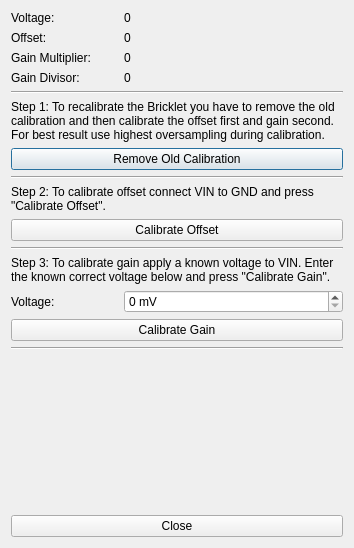
<?xml version="1.0" encoding="UTF-8"?>
<ui version="4.0">
 <class>Calibration</class>
 <widget class="QDialog" name="Calibration">
  <property name="geometry">
   <rect>
    <x>0</x>
    <y>0</y>
    <width>354</width>
    <height>548</height>
   </rect>
  </property>
  <property name="windowTitle">
   <string>Analog In Bricklet 3.0 Calibration</string>
  </property>
  <layout class="QVBoxLayout" name="verticalLayout_2">
   <item>
    <layout class="QGridLayout" name="grid">
     <item row="6" column="0" colspan="3">
      <widget class="QPushButton" name="button_cal_remove">
       <property name="text">
        <string>Remove Old Calibration</string>
       </property>
      </widget>
     </item>
     <item row="4" column="0" colspan="3">
      <widget class="Line" name="line_3">
       <property name="orientation">
        <enum>Qt::Horizontal</enum>
       </property>
      </widget>
     </item>
     <item row="10" column="0" colspan="3">
      <widget class="Line" name="line_2">
       <property name="orientation">
        <enum>Qt::Horizontal</enum>
       </property>
      </widget>
     </item>
     <item row="13" column="0" colspan="3">
      <widget class="QPushButton" name="button_cal_gain">
       <property name="text">
        <string>Calibrate Gain</string>
       </property>
      </widget>
     </item>
     <item row="0" column="0">
      <widget class="QLabel" name="label">
       <property name="text">
        <string>Voltage:</string>
       </property>
      </widget>
     </item>
     <item row="8" column="0" colspan="3">
      <widget class="QLabel" name="label_14">
       <property name="text">
        <string>Step 2: To calibrate offset connect VIN to GND and press &quot;Calibrate Offset&quot;.</string>
       </property>
       <property name="textFormat">
        <enum>Qt::AutoText</enum>
       </property>
       <property name="scaledContents">
        <bool>false</bool>
       </property>
       <property name="wordWrap">
        <bool>true</bool>
       </property>
      </widget>
     </item>
     <item row="1" column="1" colspan="2">
      <widget class="QLabel" name="label_offset">
       <property name="text">
        <string>0</string>
       </property>
      </widget>
     </item>
     <item row="7" column="0" colspan="3">
      <widget class="Line" name="line">
       <property name="orientation">
        <enum>Qt::Horizontal</enum>
       </property>
      </widget>
     </item>
     <item row="12" column="0">
      <widget class="QLabel" name="label_16">
       <property name="text">
        <string>Voltage:</string>
       </property>
      </widget>
     </item>
     <item row="11" column="0" colspan="3">
      <widget class="QLabel" name="label_15">
       <property name="text">
        <string>Step 3: To calibrate gain apply a known voltage to VIN. Enter the known correct voltage below and press &quot;Calibrate Gain&quot;.</string>
       </property>
       <property name="wordWrap">
        <bool>true</bool>
       </property>
      </widget>
     </item>
     <item row="0" column="1" colspan="2">
      <widget class="QLabel" name="label_voltage">
       <property name="text">
        <string>0</string>
       </property>
      </widget>
     </item>
     <item row="12" column="1" colspan="2">
      <widget class="QSpinBox" name="spinbox_voltage">
       <property name="suffix">
        <string> mV</string>
       </property>
       <property name="maximum">
        <number>42000</number>
       </property>
      </widget>
     </item>
     <item row="3" column="0">
      <widget class="QLabel" name="label_2">
       <property name="text">
        <string>Gain Divisor:</string>
       </property>
      </widget>
     </item>
     <item row="1" column="0">
      <widget class="QLabel" name="label_4">
       <property name="text">
        <string>Offset:</string>
       </property>
      </widget>
     </item>
     <item row="9" column="0" colspan="3">
      <widget class="QPushButton" name="button_cal_offset">
       <property name="text">
        <string>Calibrate Offset</string>
       </property>
      </widget>
     </item>
     <item row="5" column="0" colspan="3">
      <widget class="QLabel" name="label_8">
       <property name="text">
        <string>Step 1: To recalibrate the Bricklet you have to remove the old calibration and then calibrate the offset first and gain second. For best result use highest oversampling during calibration.</string>
       </property>
       <property name="wordWrap">
        <bool>true</bool>
       </property>
      </widget>
     </item>
     <item row="2" column="1" colspan="2">
      <widget class="QLabel" name="label_multiplier">
       <property name="text">
        <string>0</string>
       </property>
      </widget>
     </item>
     <item row="3" column="1" colspan="2">
      <widget class="QLabel" name="label_divisor">
       <property name="text">
        <string>0</string>
       </property>
      </widget>
     </item>
     <item row="2" column="0">
      <widget class="QLabel" name="label_7">
       <property name="text">
        <string>Gain Multiplier:</string>
       </property>
      </widget>
     </item>
     <item row="16" column="0" colspan="3">
      <widget class="QPushButton" name="button_close">
       <property name="text">
        <string>Close</string>
       </property>
      </widget>
     </item>
     <item row="14" column="0" colspan="3">
      <widget class="Line" name="line_4">
       <property name="orientation">
        <enum>Qt::Horizontal</enum>
       </property>
      </widget>
     </item>
     <item row="15" column="0">
      <spacer name="verticalSpacer">
       <property name="orientation">
        <enum>Qt::Vertical</enum>
       </property>
       <property name="sizeHint" stdset="0">
        <size>
         <width>20</width>
         <height>40</height>
        </size>
       </property>
      </spacer>
     </item>
    </layout>
   </item>
  </layout>
 </widget>
 <resources/>
 <connections/>
</ui>
